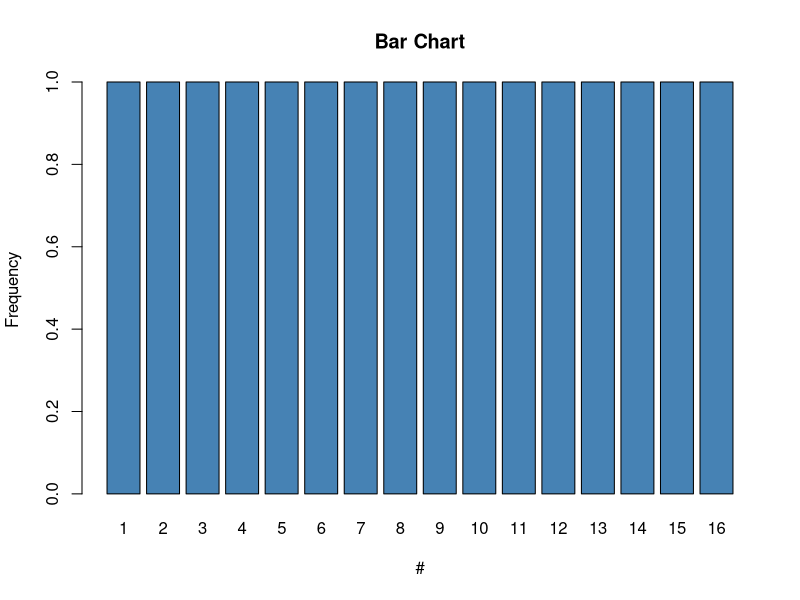

Reproduce this figure in R.
# Bar Chart
library(readxl)

setwd("C:/Users/Yugesh/Desktop/Visualization_2")
# Read sheet 3 from Excel file
data <- read_excel("BDA.xlsx", sheet = 3)

# Create bar chart
barplot(table(data[[1]]), 
        main = "Bar Chart",
        xlab = names(data)[1],
        ylab = "Frequency",
        col = "steelblue")
